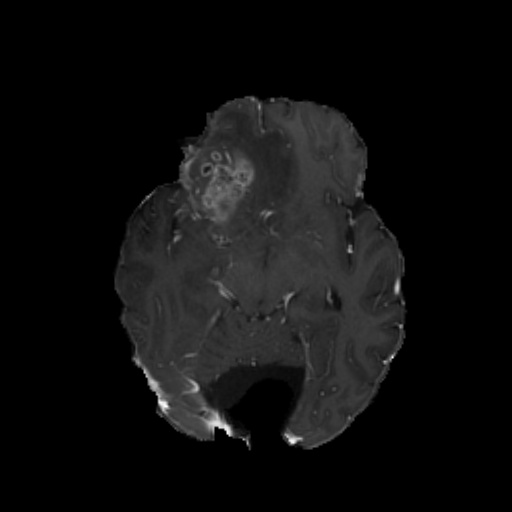
#> input picture object_detection/dataset/train/images/00095_170.jpg, 512 x 512 px; its folder holds only this picture in this run
$ python box.py
#> lines starting #> are read from the running program, lines starting #| are printed output that depends on the picture; after the words box and inside, x2 and y2 are one past the last pixel; in counts of white or black regions, pixels touching at a corner belong together
import json
import cv2
import matplotlib.pyplot as plt

# load coco file
with open("train_annotations.json") as f:
#> (reads object_detection/train_annotations.json from the repository)
    data = json.load(f)

# pick first image
img_info = data["images"][0]

# correct path
img_path = "dataset/train/images/" + img_info["file_name"]

# read image
img = cv2.imread(img_path)
#> img is the input picture: shape (512, 512, 3); min 0, max 254, mean 14.9
img = cv2.cvtColor(img, cv2.COLOR_BGR2RGB)

# draw bounding boxes
for ann in data["annotations"]:
    if ann["image_id"] == img_info["id"]:
        x, y, w, h = ann["bbox"]
        cv2.rectangle(img, (int(x), int(y)), (int(x+w), int(y+h)), (255, 0, 0), 2)
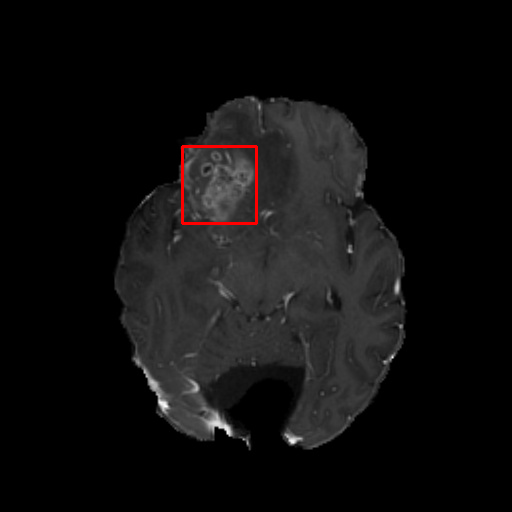
#> img: shape (512, 512, 3); 0.34% of pixels changed, all inside (x1, y1, x2, y2) = (181, 145, 258, 225)

# show image
plt.imshow(img)
plt.title("Bounding Box Check")
plt.axis("off")
plt.show()
